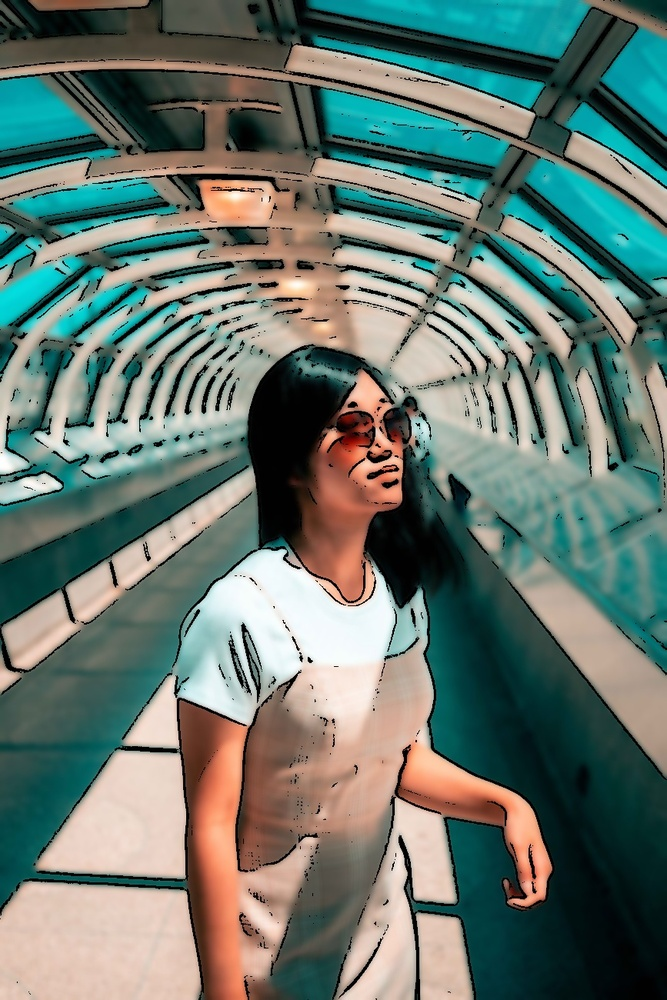
#> input picture job-orchestrator/tests/cartoonified.jpeg, 667 x 1000 px, shrunk from 867 x 1300 before the run
$ python -i cartoonification.py   (imports and definitions only)
#> lines starting #> are read from the running program, lines starting #| are printed output that depends on the picture; after the words box and inside, x2 and y2 are one past the last pixel; in counts of white or black regions, pixels touching at a corner belong together
#> further down, picture is the input picture: shape (1000, 667, 3); mean B, G, R 111.1, 119.5, 103.7
import cv2
import numpy as np

class Cartoonifier:
  def __init__(self, line_size=7, blur_value=7, n_colors=8):
    self.line_size = line_size
    self.blur_value = blur_value
    self.n_colors = n_colors

  def transform(self, image):
    edges = self._edge_mask(image)
    reduced_color_image = self._reduce_colors(image)
    blured_image = self._reduce_noise(image)
    cartoonified_image = self._add_edges(blured_image, edges)

    return cartoonified_image

  def _edge_mask(self, image):
    gray = cv2.cvtColor(image, cv2.COLOR_BGR2GRAY)
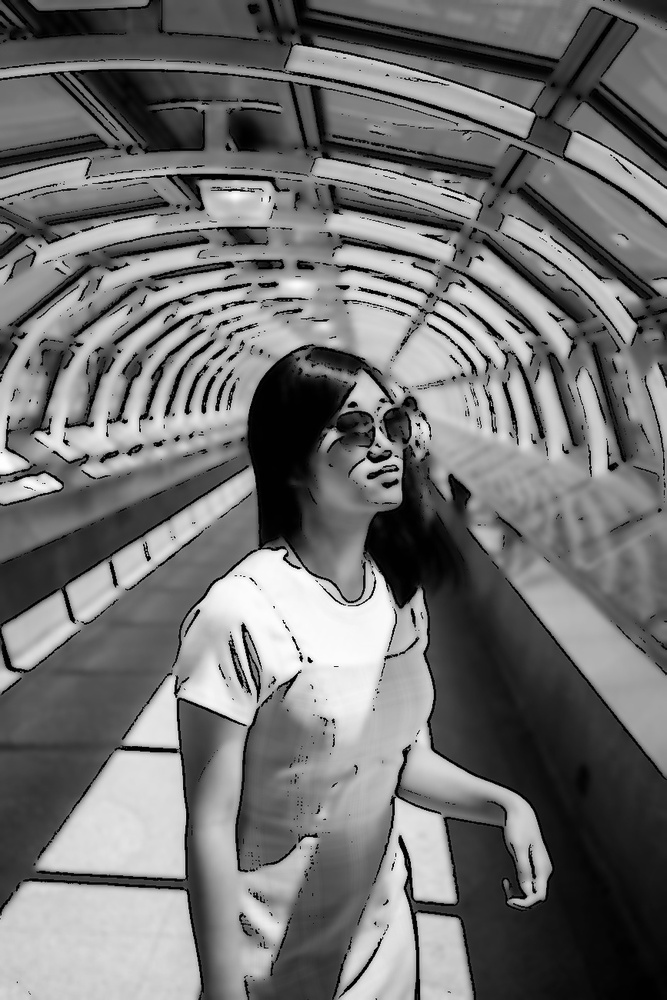
#> gray: shape (1000, 667); min 0, max 255, mean 113.8
    gray_blur = cv2.medianBlur(gray, self.blur_value)
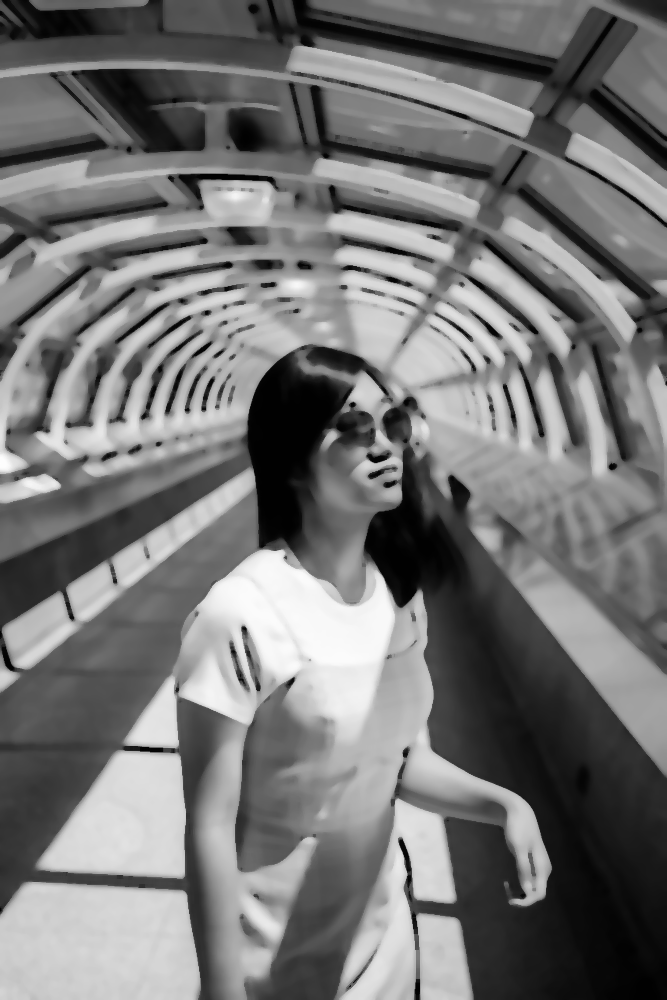
#> gray_blur: shape (1000, 667); min 1, max 254, mean 117.3
    edges = cv2.adaptiveThreshold(gray_blur, 255, cv2.ADAPTIVE_THRESH_MEAN_C,
                                  cv2.THRESH_BINARY, self.line_size, self.blur_value)
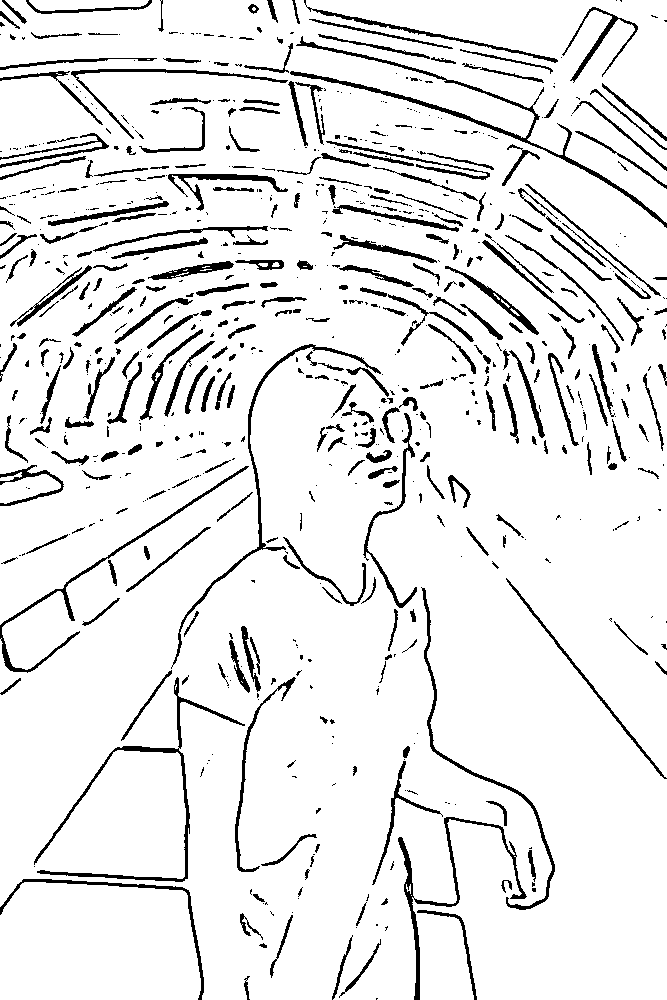
#> edges: shape (1000, 667); 91.3% white; 779 black regions (444 under 20 px), largest, box (x1, y1, x2, y2) and area: (290, 36, 667, 228) 2592, (34, 677, 245, 882) 2037, (398, 817, 527, 1000) 1644
    return edges

  def _reduce_colors(self, image):
    data = np.float32(image).reshape((-1, 3))
    criteria = (cv2.TERM_CRITERIA_EPS + cv2.TERM_CRITERIA_MAX_ITER, 20, 0.001)

    _, label, center = cv2.kmeans(data, self.n_colors, None,
                                  criteria, 10, cv2.KMEANS_RANDOM_CENTERS)
#> center = [[138.5, 148.4, 123.5], [64.02, 68, 27.08], [166.6, 163.2, 13.38], [82.54, 93.75, 94.73], [16.42, 17.22, 5.47], [207.8, 217.8, 230], [113.5, 138.4, 193.9], [169.8, 185.4, 199.9]]

    center = np.uint8(center)
#> center = [[138, 148, 123], [64, 67, 27], [166, 163, 13], [82, 93, 94], [16, 17, 5], [207, 217, 229], [113, 138, 193], [169, 185, 199]]
    reduced_color_image = center[label.flatten()]
    reduced_color_image = reduced_color_image.reshape(image.shape)
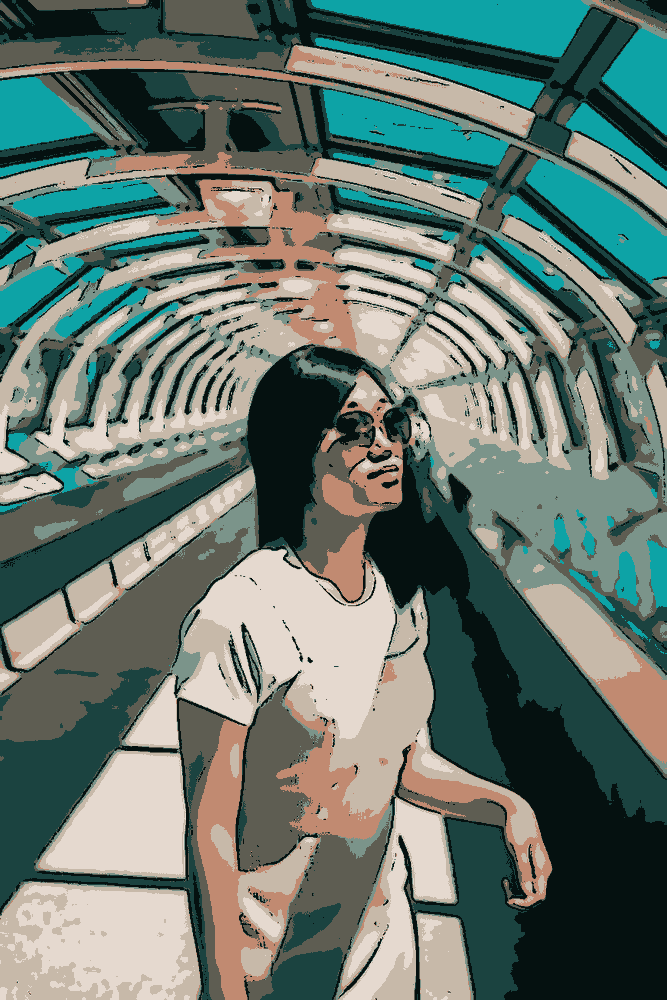
#> reduced_color_image: shape (1000, 667, 3); mean B, G, R 110.6, 118.9, 103.1

    return reduced_color_image

  def _reduce_noise(self, image):
    return cv2.bilateralFilter(image, d=10, sigmaColor=250,sigmaSpace=250)
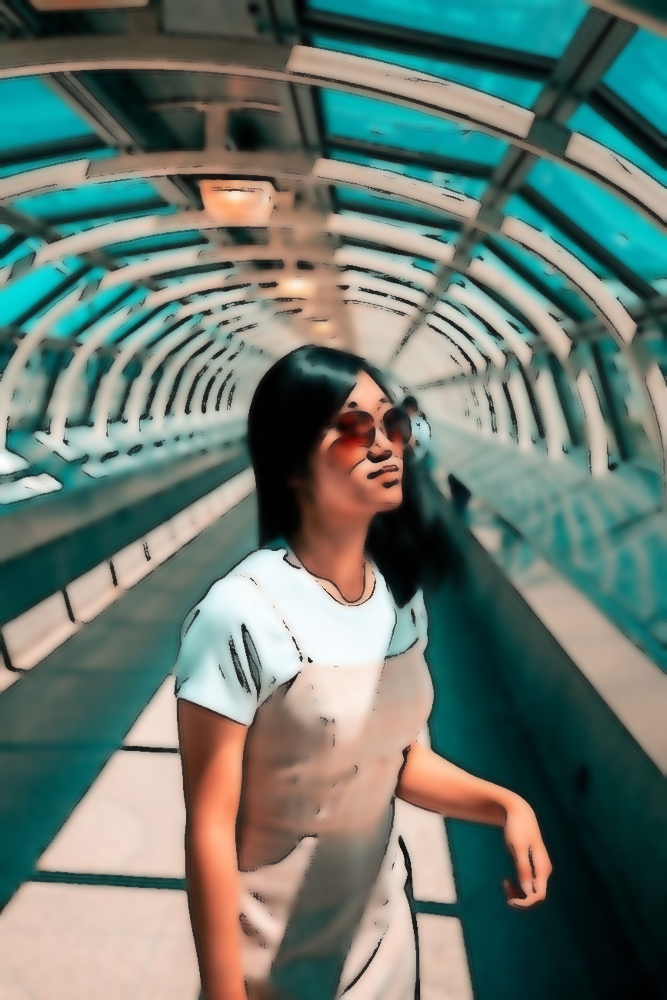
#> returned value: shape (1000, 667, 3); mean of channels 0, 1, 2 112, 120.4, 104.6; drawn as B, G, R

  def _add_edges(self, image, edges):
    return cv2.bitwise_and(image, image, mask=edges)
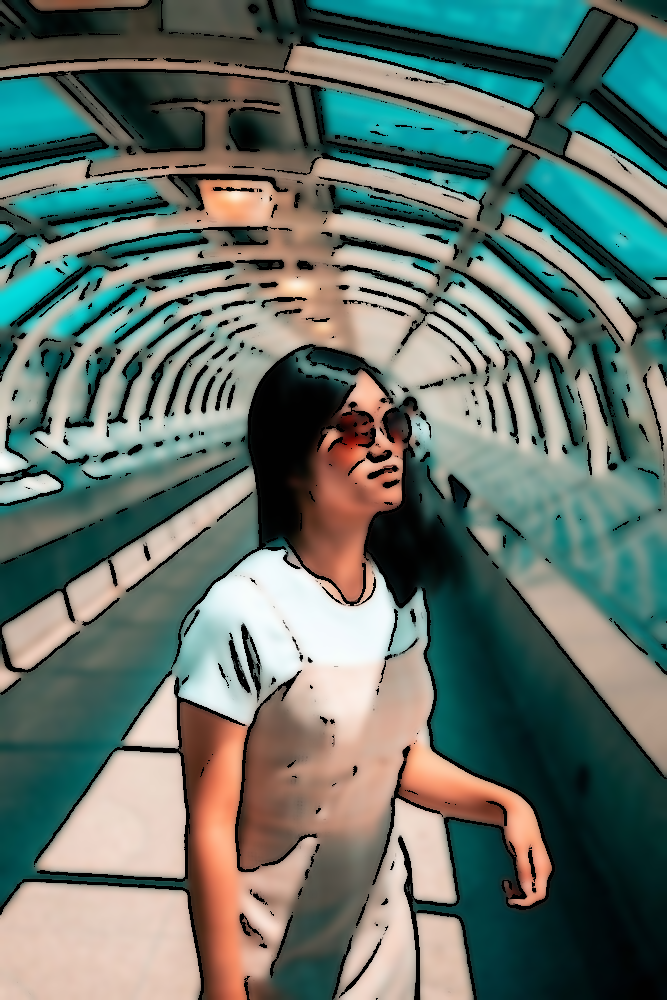
#> returned value: shape (1000, 667, 3); mean of channels 0, 1, 2 106.6, 114.6, 100; drawn as B, G, R

>>> import cv2
>>> picture = cv2.imread('tests/cartoonified.jpeg')
>>> result = Cartoonifier().transform(picture)
